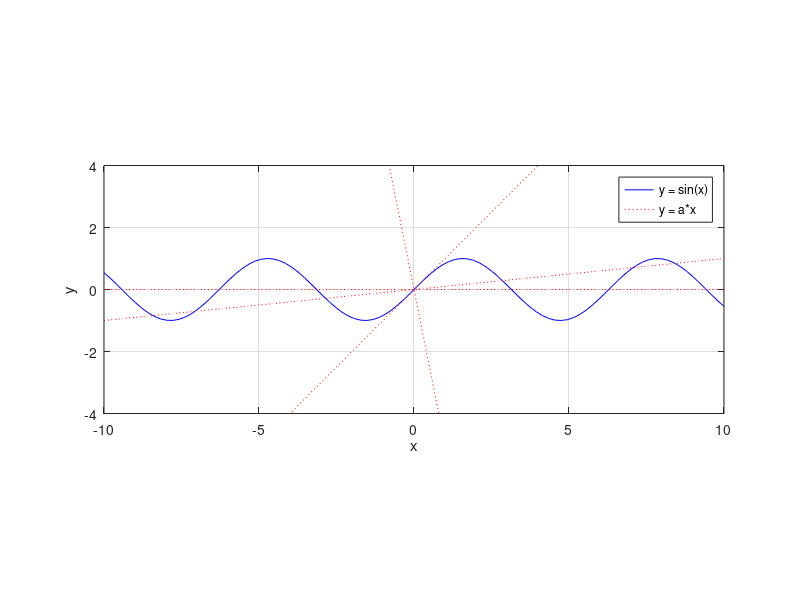

This chart was generated by the following MATLAB code:
alist = [1, 0, -5, 0.1];
%alist = [1];
x = linspace(-10, 10, 100);
y1 = sin(x);
plot(x, y1, 'b-');
xlabel('x'), ylabel('y')
hold on

if length(alist) == 1, 
  aleg = 'y = x';
else 
  aleg = 'y = a*x'; 
end

for a = alist, 
  y2 = a*x;
  plot(x, y2, 'r:')  
end
hold off
legend('y = sin(x)', aleg)
grid on, shg
axis equal
set(gca, 'XLim', [min(x), max(x)])
set(gca, 'YLim', [-4, 4])

print -depsc 'xsinx.eps'
